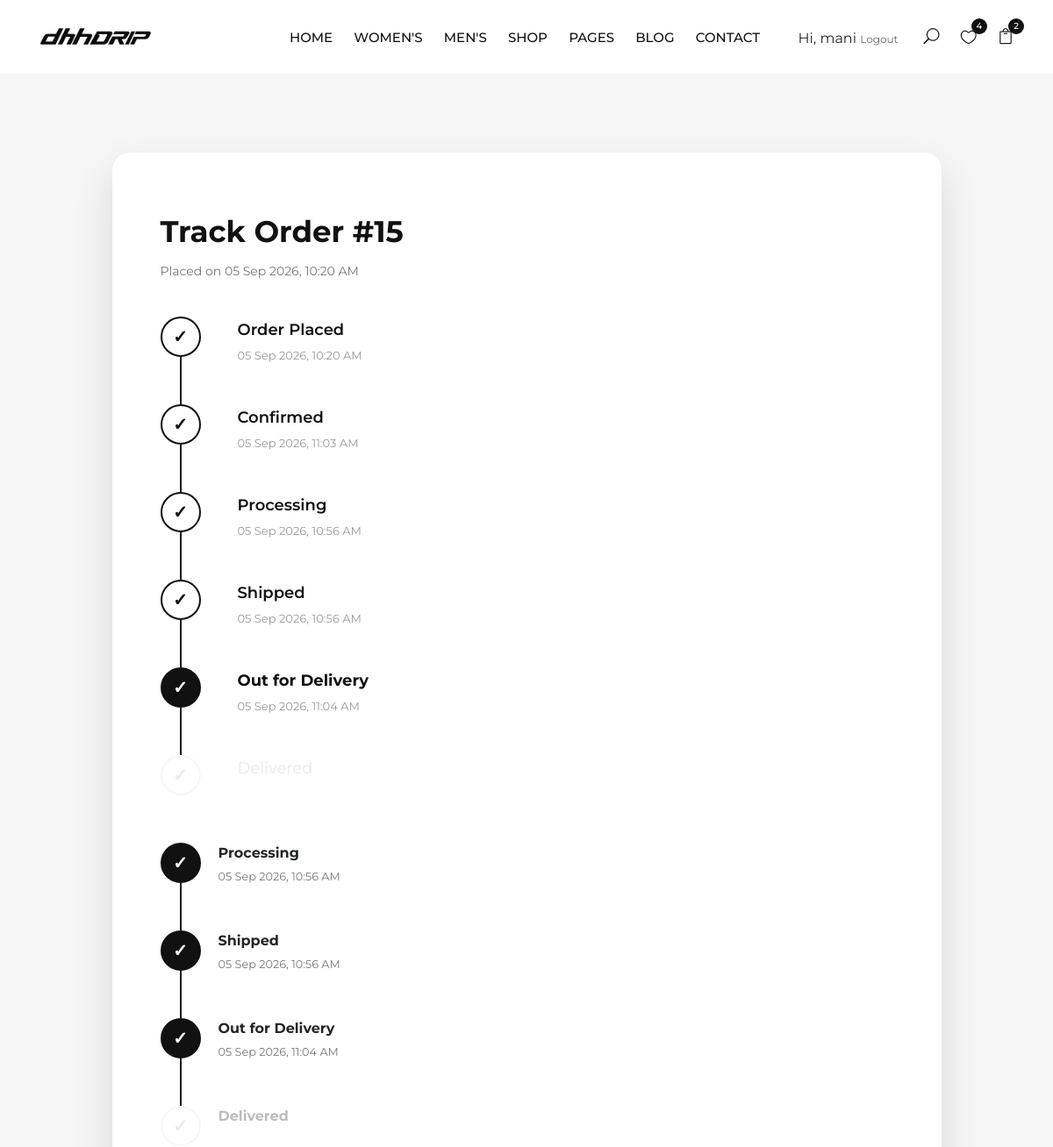
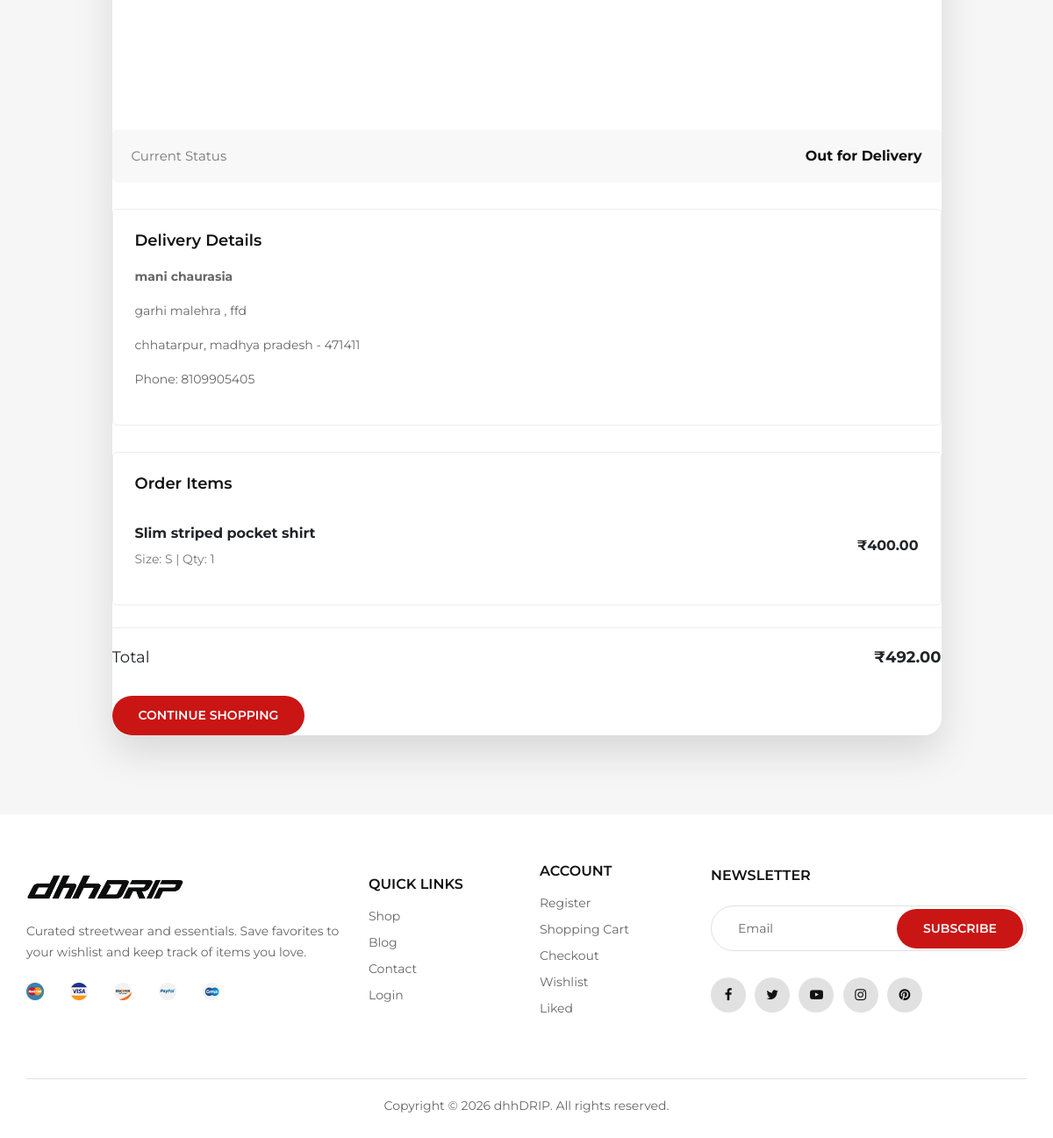
The app's page /track-order/15/ (signed in) with its own data (2 pictures, top to bottom).
### myapp/models.py (models this page shows, shortened)
class Order(models.Model):
    STATUS_CHOICES = [
        ("Pending", "Order Placed"),
        ("Confirmed", "Confirmed"),
        ("Processing", "Processing"),
        ("Shipped", "Shipped"),
        ("Out for Delivery", "Out for Delivery"),
        ("Delivered", "Delivered"),
        ("Cancelled", "Cancelled"),
    ]
    user = models.ForeignKey(
        User,
        on_delete=models.CASCADE,
        related_name="orders",
        null=True,
        blank=True
    )
    first_name = models.CharField(max_length=100)
    last_name = models.CharField(max_length=100)
    country = models.CharField(max_length=100)
    address = models.CharField(max_length=255)
    apartment = models.CharField(
        max_length=255,
        blank=True
    )
    city = models.CharField(max_length=100)
    state = models.CharField(max_length=100)
    postcode = models.CharField(max_length=20)
    phone = models.CharField(max_length=20)
    email = models.EmailField()
    order_notes = models.TextField(
        blank=True
    )
    subtotal = models.DecimalField(
        max_digits=10,
        decimal_places=2
    )
    tax = models.DecimalField(
        max_digits=10,
        decimal_places=2
    )
    handling_fee = models.DecimalField(
        max_digits=10,
        decimal_places=2
    )
    total = models.DecimalField(
        max_digits=10,
        decimal_places=2
    )
    created_at = models.DateTimeField(
        auto_now_add=True
    )
    status = models.CharField(
        max_length=30,
        choices=STATUS_CHOICES,
        default="Pending"
    )
    confirmed_at = models.DateTimeField(
        null=True,
        blank=True
    )
    processing_at = models.DateTimeField(
        null=True,
        blank=True
    )
    shipped_at = models.DateTimeField(
        null=True,
        blank=True
    )
    out_for_delivery_at = models.DateTimeField(
        null=True,
        blank=True
    )
    delivered_at = models.DateTimeField(
        null=True,
        blank=True
    )
    cancelled_at = models.DateTimeField(
        null=True,
        blank=True
    )

class OrderItem(models.Model):
    order = models.ForeignKey(
        Order,
        on_delete=models.CASCADE,
        related_name="items"
    )
    product = models.ForeignKey(
        Product,
        on_delete=models.PROTECT
    )
    product_name = models.CharField(
        max_length=200
    )
    size = models.CharField(
        max_length=10
    )
    price = models.DecimalField(
        max_digits=10,
        decimal_places=2
    )
    quantity = models.PositiveIntegerField(
        default=1
    )
    total = models.DecimalField(
        max_digits=10,
        decimal_places=2
    )

### myapp/views.py (the view)
@login_required(login_url="login")
def track_order(request, order_id):
    order = get_object_or_404(
        Order,
        id=order_id,
        user=request.user
    )
    status_order = [
        "Pending",
        "Confirmed",
        "Processing",
        "Shipped",
        "Out for Delivery",
        "Delivered",
    ]
    try:
        current_status_index = status_order.index(order.status)
    except ValueError:
        current_status_index = 0
    return render(request, "track-order.html", {
        "order": order,
        "current_status_index": current_status_index,
    })

### myapp/templates/track-order.html (shortened to what this page needs)
{% extends 'base.html' %}
{% load static %}
{% block content %}
<section class="auth-section spad">
    <div class="container">
        <div class="row justify-content-center">
            <div class="col-lg-10">
                <div class="auth-card">
                    <div class="auth-card__form">
                        <h4>
                            Track Order #{{ order.id }}
                        </h4>
                        <p class="auth-card__subtitle">
                            Placed on {{ order.created_at|date:"d M Y, h:i A" }}
                        </p>
<div class="order-tracking">
    <div class="tracking-step
        {% if current_status_index >= 0 %}completed{% endif %}
    ">
        <div class="tracking-icon">
            ✓
        </div>
        <div class="tracking-content">
            <strong>Order Placed</strong>
            <small>
                {{ order.created_at|date:"d M Y, h:i A" }}
            </small>
        </div>
    </div>
    <div class="tracking-step
        {% if current_status_index >= 1 %}completed{% endif %}
    ">
        <div class="tracking-icon">
            ✓
        </div>
        <div class="tracking-content">
            <strong>Confirmed</strong>
            {% if order.confirmed_at %}
                <small>
                    {{ order.confirmed_at|date:"d M Y, h:i A" }}
                </small>
            {% endif %}
        </div>
    </div>
    <div class="tracking-step
        {% if current_status_index >= 2 %}completed{% endif %}
    ">
        <div class="tracking-icon">
            ✓
        </div>
        <div class="tracking-content">
            <strong>Processing</strong>
            {% if order.processing_at %}
                <small>
                    {{ order.processing_at|date:"d M Y, h:i A" }}
                </small>
            {% endif %}
        </div>
    </div>
    <div class="tracking-step
        {% if current_status_index >= 3 %}completed{% endif %}
    ">
        <div class="tracking-icon">
            ✓
        </div>
        <div class="tracking-content">
            <strong>Shipped</strong>
            {% if order.shipped_at %}
                <small>
                    {{ order.shipped_at|date:"d M Y, h:i A" }}
                </small>
            {% endif %}
        </div>
    </div>
    <div class="tracking-step
        {% if current_status_index >= 4 %}completed{% endif %}
        {% if current_status_index == 4 %}current{% endif %}
    ">
        <div class="tracking-icon">
            ✓
        </div>
        <div class="tracking-content">
            <strong>Out for Delivery</strong>
            {% if order.out_for_delivery_at %}
                <small>
                    {{ order.out_for_delivery_at|date:"d M Y, h:i A" }}
                </small>
            {% endif %}
        </div>
    </div>
    <div class="tracking-step
    ">
        <div class="tracking-icon">
            ✓
        </div>
        <div class="tracking-content">
            <strong>Delivered</strong>
        </div>
    </div>
</div>
                            <div class="tracking-step
                                {% if order.status == 'Processing' or order.status == 'Shipped' or order.status == 'Out for Delivery' or order.status == 'Delivered' %}
                                    active
                                {% endif %}
                            ">
                                <div class="tracking-icon">
                                    ✓
                                </div>
                                <div>
                                    <strong>Processing</strong>
                                    {% if order.processing_at %}
                                        <small>
                                            {{ order.processing_at|date:"d M Y, h:i A" }}
                                        </small>
                                    {% endif %}
                                </div>
                            </div>
                            <div class="tracking-step
                                {% if order.status == 'Shipped' or order.status == 'Out for Delivery' or order.status == 'Delivered' %}
                                    active
                                {% endif %}
                            ">
                                <div class="tracking-icon">
                                    ✓
                                </div>
                                <div>
                                    <strong>Shipped</strong>
                                    {% if order.shipped_at %}
                                        <small>
                                            {{ order.shipped_at|date:"d M Y, h:i A" }}
                                        </small>
                                    {% endif %}
                                </div>
                            </div>
                            <div class="tracking-step
                                {% if order.status == 'Out for Delivery' or order.status == 'Delivered' %}
                                    active
                                {% endif %}
                            ">
                                <div class="tracking-icon">
                                    ✓
                                </div>
                                <div>
                                    <strong>Out for Delivery</strong>
                                    {% if order.out_for_delivery_at %}
                                        <small>
                                            {{ order.out_for_delivery_at|date:"d M Y, h:i A" }}
                                        </small>
                                    {% endif %}
                                </div>
                            </div>
                            <div class="tracking-step
                            ">
                                <div class="tracking-icon">
                                    ✓
                                </div>
                                <div>
                                    <strong>Delivered</strong>
                                </div>
                            </div>
                        </div>
                        <div class="current-status">
                            <span>Current Status</span>
                            <strong>
                                {{ order.get_status_display }}
                            </strong>
                        </div>
                        <div class="order-info">
                            <h5>Delivery Details</h5>
                            <p>
                                <strong>
                                    {{ order.first_name }}
                                    {{ order.last_name }}
                                </strong>
                            </p>
                            <p>
                                {{ order.address }}
                                {% if order.apartment %}
                                    , {{ order.apartment }}
                                {% endif %}
                            </p>
                            <p>
                                {{ order.city }},
                                {{ order.state }}
                                - {{ order.postcode }}
                            </p>
                            <p>
                                Phone: {{ order.phone }}
                            </p>
                        </div>
                        <div class="order-info">
                            <h5>Order Items</h5>
                            {% for item in order.items.all %}
                                <div class="order-item">
                                    <div>
                                        <strong>
                                            {{ item.product_name }}
                                        </strong>
                                        <p>
                                            Size: {{ item.size }}
                                            |
                                            Qty: {{ item.quantity }}
                                        </p>
                                    </div>
                                    <strong>
                                        ₹{{ item.total }}
                                    </strong>
                                </div>
                            {% endfor %}
                        </div>
                        <div class="order-total">
                            <span>Total</span>
                            <strong>
                                ₹{{ order.total }}
                            </strong>
                        </div>
                        <div style="margin-top: 30px;">
                            <a
                                href="{% url 'home' %}"
                                class="site-btn"
                            >
                                Continue Shopping
                            </a>
                        </div>
                    </div>
                </div>
            </div>
        </div>
</section>
{% endblock %}

### myapp/templates/includes/header.html (shortened to what this page needs)
{% load static %}
<header class="header">
  <div class="container-fluid">
    <div class="row">
      <div class="col-xl-3 col-lg-2">
        <div class="header__logo">
          <a href="{% url 'home' %}"
            ><img src="{% static 'img/logo.png' %}" alt="dhhDRIP"
          /></a>
        </div>
      </div>
      <div class="col-xl-6 col-lg-7">
        <nav class="header__menu">
          <ul>
            <li
              class="{% if request.resolver_match.url_name == 'home' %}active{% endif %}"
            >
              <a href="{% url 'home' %}">Home</a>
            </li>
            <li
              class="{% if request.resolver_match.url_name == 'women' %}active{% endif %}"
            >
              <a href="{% url 'women' %}">Women's</a>
            </li>
            <li
              class="{% if request.resolver_match.url_name == 'men' %}active{% endif %}"
            >
              <a href="{% url 'men' %}">Men's</a>
            </li>
            <li
              class="{% if request.resolver_match.url_name == 'shop' %}active{% endif %}"
            >
              <a href="{% url 'shop' %}">Shop</a>
            </li>
            <li>
              <a href="#">Pages</a>
            </li>
            <li
              class="{% if request.resolver_match.url_name == 'blog' %}active{% endif %}"
            >
              <a href="{% url 'blog' %}">Blog</a>
            </li>
            <li
              class="{% if request.resolver_match.url_name == 'contact' %}active{% endif %}"
            >
              <a href="{% url 'contact' %}">Contact</a>
            </li>
          </ul>
        </nav>
      </div>
      <div class="col-lg-3">
        <div class="header__right">
          <div class="header__right__auth">
            {% if user.is_authenticated %}
            <span>Hi, {{ user.first_name|default:user.username }}</span>
            <a href="{% url 'logout' %}">Logout</a>
            {% else %}
            <a href="{% url 'login' %}">Login</a>
            <a href="{% url 'register' %}">Register</a>
            {% endif %}
          </div>
          <ul class="header__right__widget">
            <li><span class="icon_search search-switch"></span></li>
            <li>
              <a href="{% url 'my_orders' %}"
                ><span class="icon_heart_alt"></span>
                <div class="tip">4</div>
              </a>
            </li>
            <li>
              <a href="{% url 'cart' %}"
                ><span class="icon_bag_alt"></span>
                <div class="tip">2</div>
              </a>
            </li>
          </ul>
        </div>
      </div>
    </div>
  </div>
</header>

### records on screen
Order: id "15", created_at "05 Sep 2026, 10:20 AM", confirmed_at "05 Sep 2026, 11:03 AM", processing_at "05 Sep 2026, 10:56 AM", shipped_at "05 Sep 2026, 10:56 AM", out_for_delivery_at "05 Sep 2026, 11:04 AM", status "Out for Delivery", first_name "mani", last_name "chaurasia", address "garhi malehra", apartment "ffd", city "chhatarpur", state "madhya pradesh", postcode "471411", phone "8109905405", total "492.00"
OrderItem: product_name "Slim striped pocket shirt", size "S", quantity "1", total "400.00"

### other values on screen
{{ user.first_name|default:user.username }} "mani"
